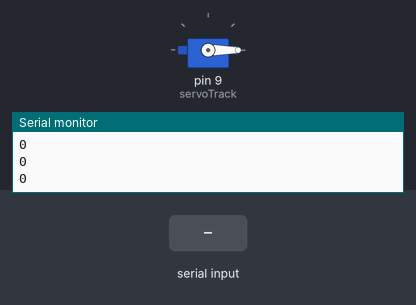
Bench run of a sketch on a simulated Arduino Uno, built with avr-gcc and run on an emulated ATmega328P. Shown: servo, the last lines printed to the serial monitor. Inputs (shaded band) come from the test bench.

Above: at 1.2 s.
1.3 s: byte 30 received over Serial
At 1.7 s:
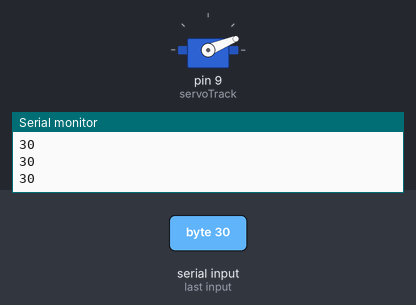
2.8 s: byte 90 received over Serial
At 3.7 s:
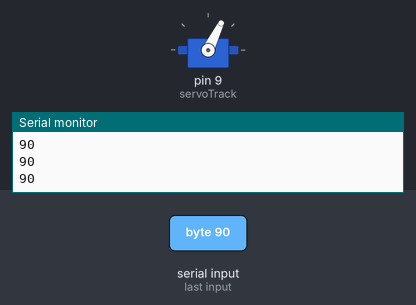
4.3 s: byte 120 received over Serial
At 4.6 s:
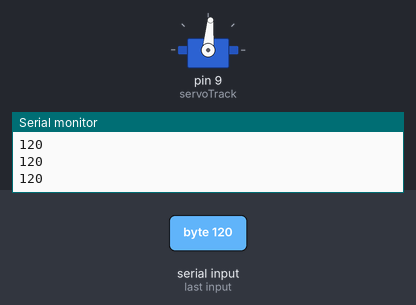
Timing chart, 0 to 7.3 s (numbered marks = the images above; inputs shaded):
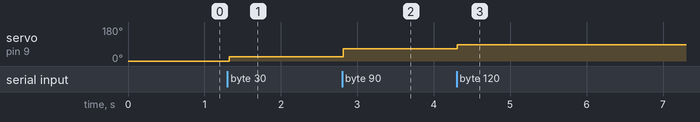

Measured:
- after the input at 1.3 s, servo on pin 9 (servoTrack): 0° → 22° at once
- after the input at 2.8 s, servo on pin 9 (servoTrack): 22° → 64° at once
- after the input at 4.3 s, servo on pin 9 (servoTrack): 64° → 85° at once

The sketch:

servo_track_with_serial_data_input.ino
```cpp
/*
 * ME 545 Lab 5 - Tennis Ball Tracker
 * Receives coordinates from the Raspberry Pi about where the tennis ball is
 * Camera situated on servo moves accordingly to make tennis ball always in the center of the frame
 */

 #include <Servo.h>
 Servo servoTrack;

int servoX; // initialize variable to store data coming in from serial monitor
int pos_track; // initialie variable for position of the servo

void setup() {
  Serial.begin(9600); // turn on the serial monitor and ensure baud rate is = to Pi

  servoTrack.attach(9); // attach servo to pin 9
  servoTrack.write(90); // set the servo to the middle (90º) on start up
}

void loop() {
  // if there's data on the serial buffer, read and store the data
  if (Serial.available() > 0) {
    servoX = Serial.read();
  }
  // map the values from the serial port to have a range of 0-180 (for the servo)
  pos_track = map(servoX, 255, 0, 180, 0);

  servoTrack.write(pos_track); // set the servo to the mapped position
  delay(55); // delay 55ms to allow servo to reach it's position

  Serial.println(servoX); // print the serial read data to the serial monitor to track performance
}
```
